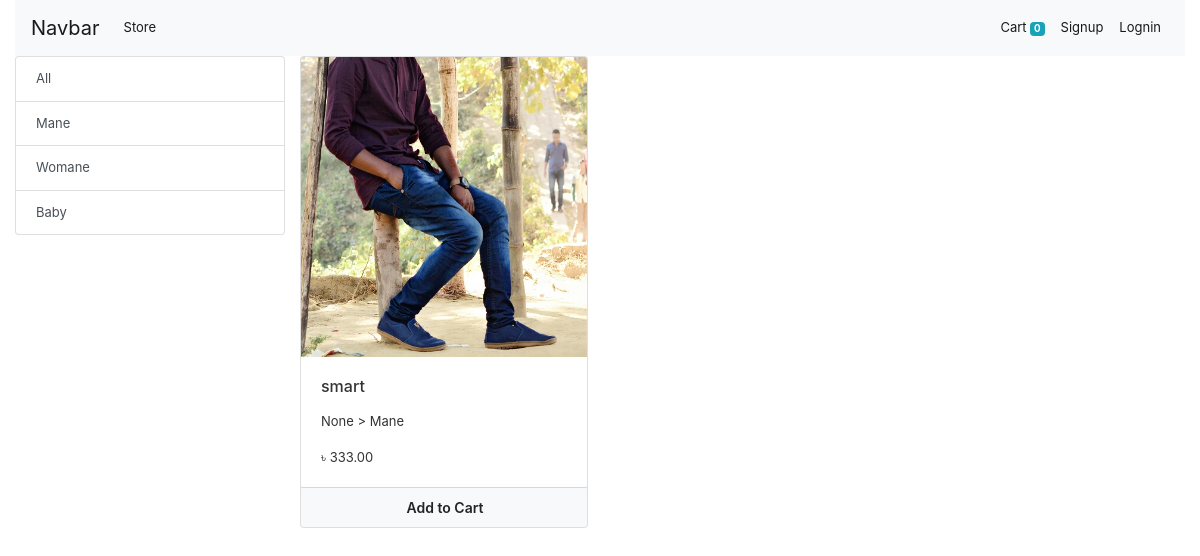
The page / on the database its author committed.
### store/models/model_category.py (models this page shows)
class Category(MPTTModel):
    name = models.CharField(max_length=20)
    parent = TreeForeignKey(
        'self',
        on_delete=models.PROTECT,
        null=True,
        blank=True,
        related_name='children',
        db_index=True,
        )
    class MPTTMeta:
        order_insertion_by = ['name']
    def __str__(self):
        return self.name

### store/models/model_product.py (models this page shows, shortened)
class Product(models.Model):
    category = models.ForeignKey(Category, on_delete=models.CASCADE, related_name='products')
    name = models.CharField(max_length=100)
    price = models.DecimalField(max_digits=12, decimal_places=2)
    sell_price = models.DecimalField(max_digits=12, decimal_places=2)
    discription = models.TextField()
    code = models.CharField(max_length=25, unique=True)
    image = models.ImageField(upload_to='uplode/product_image/')
    date = models.DateTimeField(auto_now_add=True)
    @staticmethod
    def get_all_products():
        return Product.objects.all()

### store/views/home.py (the view, shortened to what this page needs)
# urls.py: path('', Index.as_view(), name='home'),
class Index(View):
    def get(self, request):
        products = None
        categorys = Category.objects.all()
        categoryID = request.GET.get('category')
        if categoryID:
            products = Product.get_all_products_by_id(categoryID)
        else:
            products = Product.get_all_products()
        contex = {
            'products':products,
            'categorys':categorys,
        }
        return render(request, 'index.html', contex)

### store/templatetags/custom_filter.py (called while the page is built)
@register.filter(name='currency')
def currency(number):
    return "৳ " + str(number)

### store/templates/index.html (shortened to what this page needs)
{% extends 'base.html' %}
{% load mptt_tags %}
{% block content %}
{% load cart %}
{% load custom_filter %}
    <div class="container-fluid">
        <div class="row">
            <div class="col-lg-3 mx-auto">
                <div class="list-group index-filter">
                    <a href="/" class="list-group-item list-group-item-action">All</a>
                    {% for category in categorys %}
                        <a href="/?category={{ category.id }}" class="list-group-item list-group-item-action">
                            {{ category.name }}</a>
                    {% endfor %}
                </div>
            </div>
        <div id="products" class="col-lg-9 mx-auto">
            <div class="row">
                {% for product in products %}
                    <div class="card" id={{product.id}} style="width: 18rem;">
                        <img height="300" src="{{ product.image.url }}" class="card-img-top" alt="...">
                        <div class="card-body">
                            <h6 class="card-title"><p style="cursor: pointer;" title="{{ product.name }}">{{ product.name|truncatechars:25 }}</p></h6>
                            <p class="card-text">{{ product.category.parent }} > {{ product.category }}</p>
                            <p class="card-text">{{ product.price|currency }}</p>
                        </div>
                        <div class="card-footer p-0">
                            {% if product|is_in_cart:request.session.cart %}
                            <div class="row no-gutters">
                                <form action="/#{{product.id}}" class="col-2" method="post">
                                    {% csrf_token %}
                                    <input hidden type="text" name="product" value="{{ product.id }}">
                                    <input hidden type="text" name="remove" value="True">
                                    <input type="submit" value="-" class="col-2  btn btn-block btn-info">
                                </form>
                                <div class="text-center col cart_quantity">{{ product|cart_quantity:request.session.cart }} in Cart</div>
                                <form action="/#{{product.id}}" class="col-2" method="post">
                                    {% csrf_token %}
                                    <input hidden type="text" name="product" value="{{ product.id }}">
                                    <input type="submit" value="+" class="col-2  btn btn-block btn-info">
                                </form>
                            </div>
                            {% else %}
                            <form action="/#{{product.id}}" method="POST" class="btn-block">
                                <input type="submit" href="#" class="btn btn-light btn-sm btn-block py-2 add-to-cart" value="Add to Cart">
                            </form>
                            {% endif %}
                        </div>
                    </div>
                {% endfor %}
            </div>
        </div>
    </div>
    </div>
    {% endblock %}

### static/css/main.css (style rules this page uses)
input { outline: none; border: none; }

### static/css/style.css (style rules this page uses)
* { margin: 0; padding: 0; outline: 0; }
.btn:not(:disabled):not(.disabled) { padding-left: 20px; }
.add-to-cart { font-weight: 600; }
body { color: #333; font-size: 13px; margin: 0; }
.btn:not(:disabled):not(.disabled) { padding-left: 10px; }

### rows shown on the page
Category: name "Mane"
Category: name "Womane"
Category: name "Baby"
Product: {{ product.id }} 1 (drawn), image (picture), name "smart", category.parent "None", category "Mane", price "৳ 333.00"

### other values the page prints
{{ request.session.cart.keys|length }} "0"
